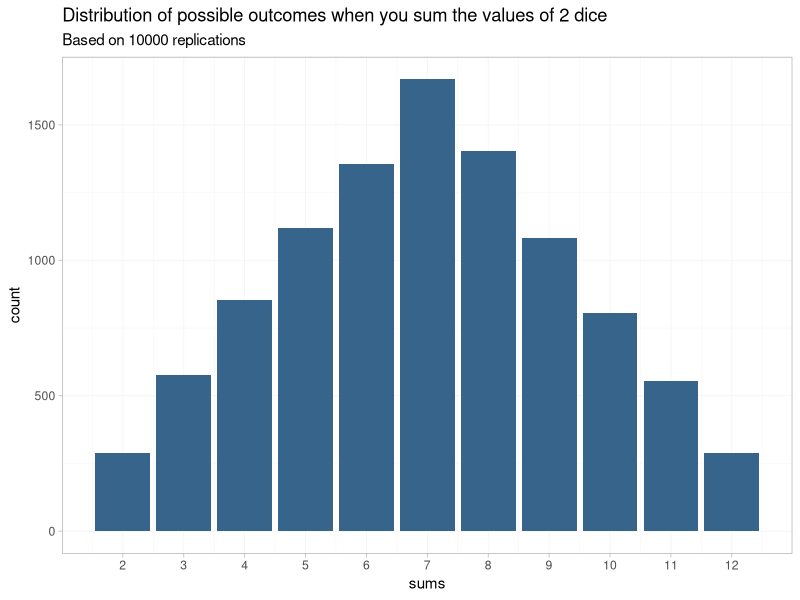
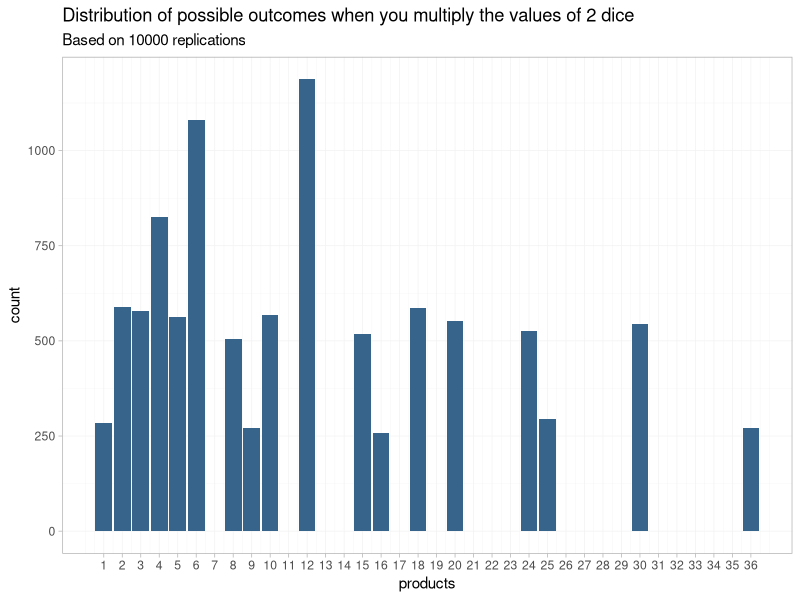

Recreate these plots in R, in order.
## ---- chunk 1
library(tidyverse)
## ---- chunk 2

sum_dice <- function(){
    sample(1:6, 1, replace = TRUE) + sample(1:6, 1, replace = TRUE)
}


multiply_dice <- function(){
    sample(1:6, 1, replace = TRUE) * sample(1:6, 1, replace = TRUE)
}


samples <- 10000

df1.results <- data.frame(sums = replicate(samples, sum_dice()), 
                          products = replicate(samples, multiply_dice()))



# plot the histograms: 
df1.results %>% 
    ggplot(aes(x = sums)) + 
    geom_bar(fill = "steelblue4") + 
    scale_x_continuous(breaks = 1:12) + 
    labs(title = "Distribution of possible outcomes when you sum the values of 2 dice", 
         subtitle = sprintf("Based on %i replications", 
                            samples)) + 
    theme_light() + 
    theme(panel.grid.minor = element_line(colour="grey95"), 
        panel.grid.major = element_line(colour="grey95"))




## ---- chunk 3
df1.results %>% 
    ggplot(aes(x = products)) + 
    geom_bar(fill = "steelblue4") + 
    scale_x_continuous(breaks = 1:36) + 
    labs(title = "Distribution of possible outcomes when you multiply the values of 2 dice", 
         subtitle = sprintf("Based on %i replications", 
                            samples)) + 
    theme_light() + 
    theme(panel.grid.minor = element_line(colour="grey95"), 
        panel.grid.major = element_line(colour="grey95"))
